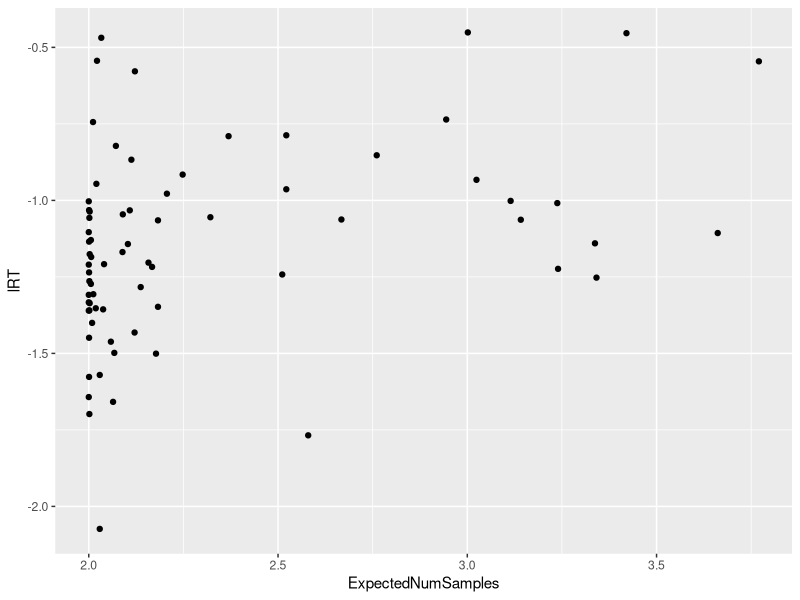
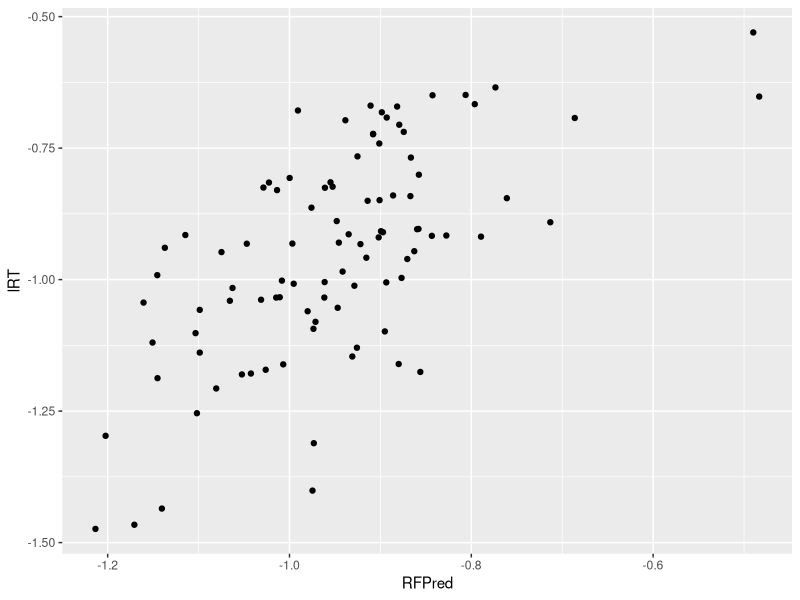
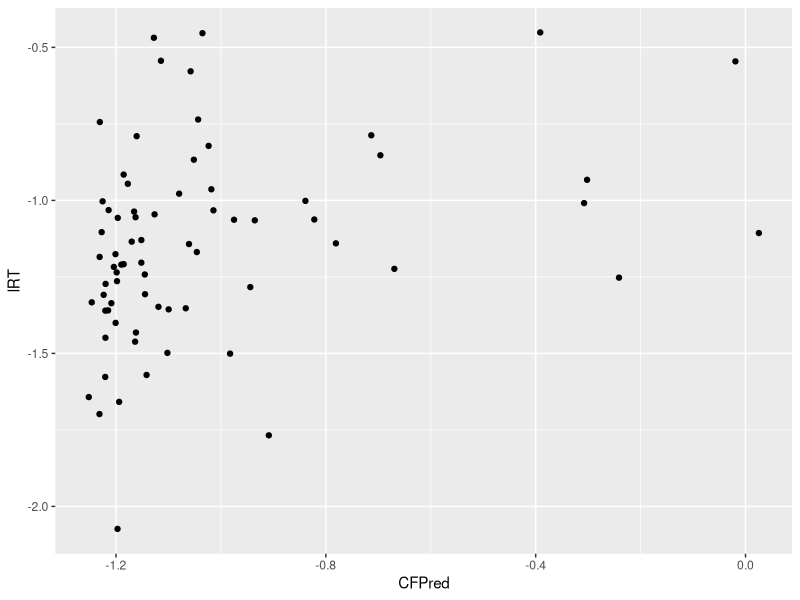

Source code (R) for these figures, in order:
library(ggplot2)
library(tidyr)
library(dplyr)

# load model and simulation data
simRegFwd = read.csv('regular_forward_model/sim_data.csv')
modelRegFwd = read.csv('regular_forward_model/model_pred.csv') 

simContFwd = read.csv('contained_forward_model/sim_data.csv')
modelContFwd = read.csv('contained_forward_model/model_pred.csv') 

# load human data
ADD_RT = FALSE
rawdat = read.csv('../ContainmentAnalysis/rawdata.csv')
incompletes = names(table(rawdat$WID)[which(table(rawdat$WID) != 120)])
gooddat = subset(rawdat, !(WID %in% incompletes) & (WasBad=="False") & (RawResponse != 'NA') & RT > .01)
if (ADD_RT) gooddat$RT = gooddat$RT + .5
gooddat$LogRT = log(gooddat$RT)
gooddat$WasCorrect = with(gooddat, Response == Goal)

# filter forward regular trials
regFwdDat = gooddat %>% filter(Class=='regular', MotionDirection=='Fwd') %>% group_by(Trial) %>%
  summarize(lRT = mean(LogRT), MedRT = median(RT), Acc = mean(Response==Goal), GoodRT = median(RT[Response==Goal]))


# filter forward contained trials
contFwdDat = gooddat %>% filter(Class=='contained', MotionDirection=='Fwd') %>% group_by(Trial) %>%
  summarize(lRT = mean(LogRT), MedRT = median(RT), Acc = mean(Response==Goal), GoodRT = median(RT[Response==Goal]))

# Fit models
THRESH = 2
modelThreshRegFwd = modelRegFwd %>% filter(Threshold == THRESH) %>% select(Trial,ExpectedAccuracy,ExpectedNumSamples) %>% merge(regFwdDat %>% select(Trial, lRT, Acc)) %>% merge(simRegFwd %>% select(Trial, AvgBounces, AvgTime))
modelThreshContFwd = modelContFwd %>% filter(Threshold == THRESH) %>% select(Trial,ExpectedAccuracy,ExpectedNumSamples) %>% merge(contFwdDat %>% select(Trial, lRT, Acc)) %>% merge(simContFwd %>% select(Trial, AvgBounces, AvgTime))

ggplot(data=modelThreshContFwd, aes(y=lRT, x=ExpectedNumSamples)) + geom_point()

lmRegFwd = lm(lRT ~ ExpectedNumSamples + AvgTime:ExpectedNumSamples + AvgBounces:ExpectedNumSamples, data=modelThreshRegFwd)
modelThreshRegFwd$RFPred = predict(lmRegFwd)
modelThreshContFwd$CFPred = predict(lmRegFwd, newdata=modelThreshContFwd)

ggplot(data=modelThreshRegFwd, aes(y=lRT,x=RFPred)) + geom_point()
ggplot(data=modelThreshContFwd, aes(y=lRT,x=CFPred)) + geom_point()

#regAll = regAll %>% merge(modelThreshFwd %>% mutate(FThreshAcc=ExpectedAccuracy, FSamples=ExpectedNumSamples) %>% select(Trial, FPred, FThreshAcc, FSamples)) %>%
#  merge(modelThreshNone %>% mutate(NThreshAcc=ExpectedAccuracy, NSamples=ExpectedNumSamples) %>% select(Trial, NPred, NThreshAcc, NSamples))

with(modelThreshRegFwd, cor(lRT, RFPred))
with(modelThreshContFwd, cor(lRT, CFPred))

# Are there systematic errors across the two?
modelThreshRegFwd$RFErr = with(modelThreshRegFwd, lRT - RFPred)
modelThreshContFwd$CFErr = with(modelThreshContFwd, lRT - CFPred)
#qplot(NErr, FErr, data=regAll)
with(modelThreshContFwd, cor(CFErr, lRT)) # Damn... correlations between errors and observations remain... there's data left to explain